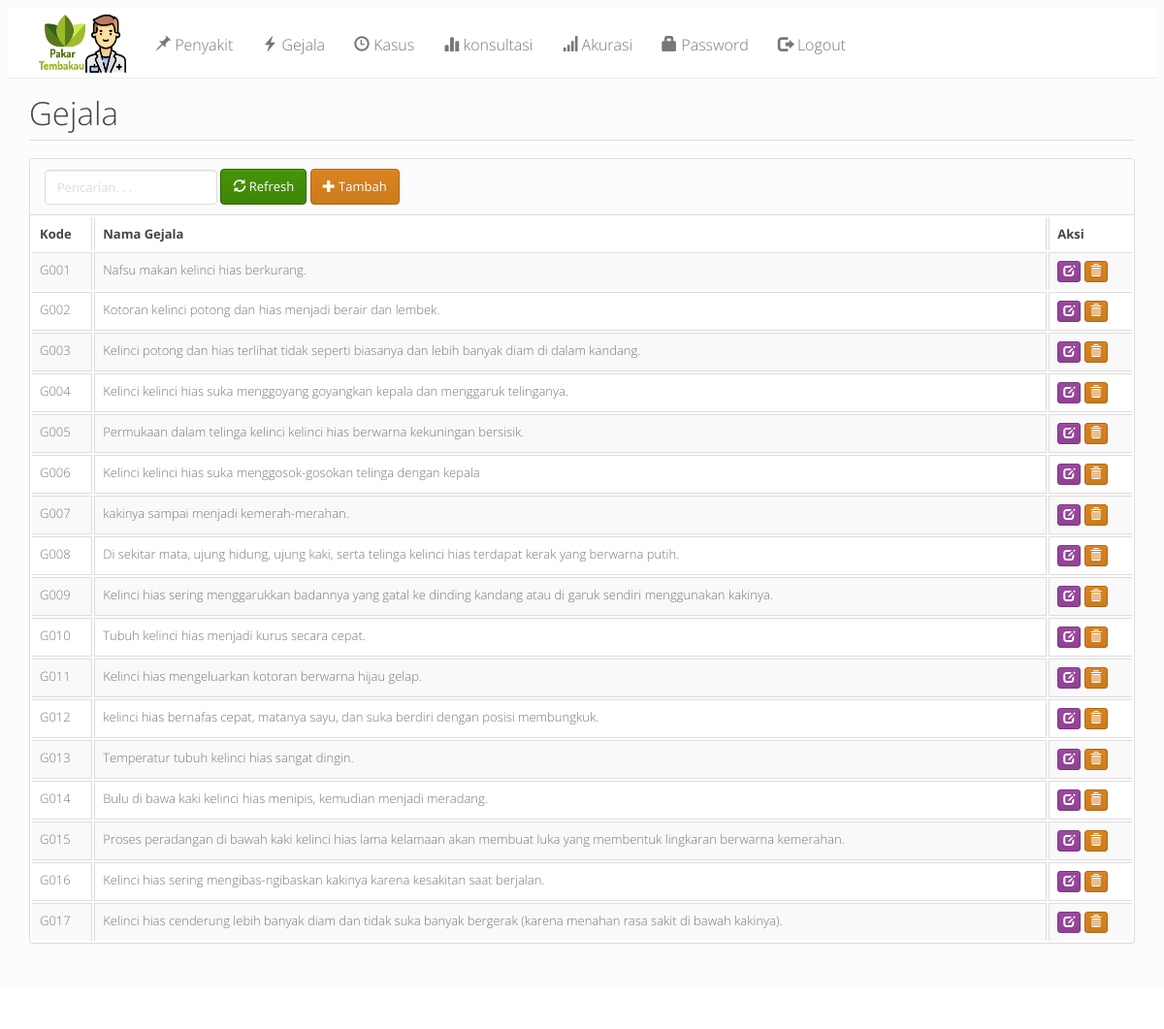
Screenshot of /index.php?m=gejala (signed in) with the database file from the repository.
### tables this page shows
CREATE TABLE `tb_gejala` (
  `kode_gejala` varchar(16) NOT NULL,
  `nama_gejala` varchar(255) NOT NULL DEFAULT '',
  `bobot` double NOT NULL DEFAULT 0,
  PRIMARY KEY (`kode_gejala`)
);

### config.php (called while the page is built)
<?php
$config["server"] = 'localhost';
$config["username"] = 'root';
$config["password"] = '';
$config["database_name"] = 'fuzzy_knn';

### functions.php (called while the page is built, shortened)
<?php
include 'config.php';
include 'includes/db.php';
$db = new DB($config['server'], $config['username'], $config['password'], $config['database_name']);
function esc_field($str)
{
    return addslashes($str);
}

### includes/db.php (called while the page is built, shortened)
<?php
class DB
{
    var $conn = null;
    public function __construct($host, $username, $passwd, $dbname)
    {
        $this->conn = mysqli_connect($host, $username, $passwd, $dbname);
    }
    public function query($sql)
    {
        $query = mysqli_query($this->conn, $sql) or die('<pre>Error mysqli_query: ' . mysqli_error($this->conn) . '<br />' . $sql . '</pre>');
        return $query;
    }
    public function get_results($sql)
    {
        $query = $this->query($sql);
        $arr = array();
        while ($row = mysqli_fetch_object($query)) {
            $arr[] = $row;
        }
        return $arr;
    }
}

### gejala.php (the view, shortened to what this page needs)
<div class="page-header">
    <h1>Gejala</h1>
</div>
<div class="panel panel-default">
    <div class="panel-heading">
        <form class="form-inline">
            <div class="form-group">
                <input class="form-control" type="text" placeholder="Pencarian. . ." name="q" value="<?= $_GET['q'] ?>" />
            </div>
            <div class="form-group">
                <button class="btn btn-success"><span class="glyphicon glyphicon-refresh"></span> Refresh</button>
            </div>
            <div class="form-group">
                <a class="btn btn-danger" href="?m=gejala_tambah"><span class="glyphicon glyphicon-plus"></span> Tambah</a>
            </div>
        </form>
    </div>
    <table class="table table-bordered table-hover table-striped">
        <thead>
            <tr>
                <th>Kode</th>
                <th>Nama Gejala</th>
                <th>Aksi</th>
            </tr>
        </thead>
        <?php
        $q = esc_field($_GET['q']);
        $rows = $db->get_results("SELECT * FROM tb_gejala
    WHERE kode_gejala LIKE '%$q%' OR nama_gejala LIKE '%$q%'
    ORDER BY kode_gejala");
        foreach ($rows as $row) : ?>
            <tr>
                <td><?= $row->kode_gejala ?></td>
                <td><?= $row->nama_gejala ?></td>
                <td class="nw">
                    <a class="btn btn-xs btn-warning" href="?m=gejala_ubah&ID=<?= $row->kode_gejala ?>"><span class="glyphicon glyphicon-edit"></span></a>
                    <a class="btn btn-xs btn-danger" href="aksi.php?act=gejala_hapus&ID=<?= $row->kode_gejala ?>" onclick="return confirm('Hapus data?')"><span class="glyphicon glyphicon-trash"></span></a>
                </td>
            </tr>
        <?php endforeach;
        ?>
    </table>
</div>

### assets/css/general.css (style rules this page uses)
html { position: relative; min-height: 100%; }
body { margin-bottom: 70px; }
.nw { white-space: nowrap; }
.page-header { margin-top: 0; padding-bottom: 0; }
.page-header h1 { margin-top: 0; }

### rows the page displays
tb_gejala: kode_gejala "G001", nama_gejala "Nafsu makan kelinci hias berkurang."
tb_gejala: kode_gejala "G002", nama_gejala "Kotoran kelinci potong dan hias menjadi berair dan lembek."
tb_gejala: kode_gejala "G003", nama_gejala "Kelinci potong dan hias terlihat tidak seperti biasanya dan lebih banyak diam di dalam kandang."
tb_gejala: kode_gejala "G004", nama_gejala "Kelinci kelinci hias suka menggoyang goyangkan kepala dan menggaruk telinganya."
tb_gejala: kode_gejala "G005", nama_gejala "Permukaan dalam telinga kelinci kelinci hias berwarna kekuningan bersisik."
tb_gejala: kode_gejala "G006", nama_gejala "Kelinci kelinci hias suka menggosok-gosokan telinga dengan kepala"
tb_gejala: kode_gejala "G007", nama_gejala "kakinya sampai menjadi kemerah-merahan."
tb_gejala: kode_gejala "G008", nama_gejala "Di sekitar mata, ujung hidung, ujung kaki, serta telinga kelinci hias terdapat kerak yang berwarna putih."
tb_gejala: kode_gejala "G009", nama_gejala "Kelinci hias sering menggarukkan badannya yang gatal ke dinding kandang atau di garuk sendiri menggunakan kakinya."
tb_gejala: kode_gejala "G010", nama_gejala "Tubuh kelinci hias menjadi kurus secara cepat."
tb_gejala: kode_gejala "G011", nama_gejala "Kelinci hias mengeluarkan kotoran berwarna hijau gelap."
tb_gejala: kode_gejala "G012", nama_gejala "kelinci hias bernafas cepat, matanya sayu, dan suka berdiri dengan posisi membungkuk."
tb_gejala: kode_gejala "G013", nama_gejala "Temperatur tubuh kelinci hias sangat dingin."
tb_gejala: kode_gejala "G014", nama_gejala "Bulu di bawa kaki kelinci hias menipis, kemudian menjadi meradang."
tb_gejala: kode_gejala "G015", nama_gejala "Proses peradangan di bawah kaki kelinci hias lama kelamaan akan membuat luka yang membentuk lingkaran berwarna kemerahan."
tb_gejala: kode_gejala "G016", nama_gejala "Kelinci hias sering mengibas-ngibaskan kakinya karena kesakitan saat berjalan."
tb_gejala: kode_gejala "G017", nama_gejala "Kelinci hias cenderung lebih banyak diam dan tidak suka banyak bergerak (karena menahan rasa sakit di bawah kakinya)."
